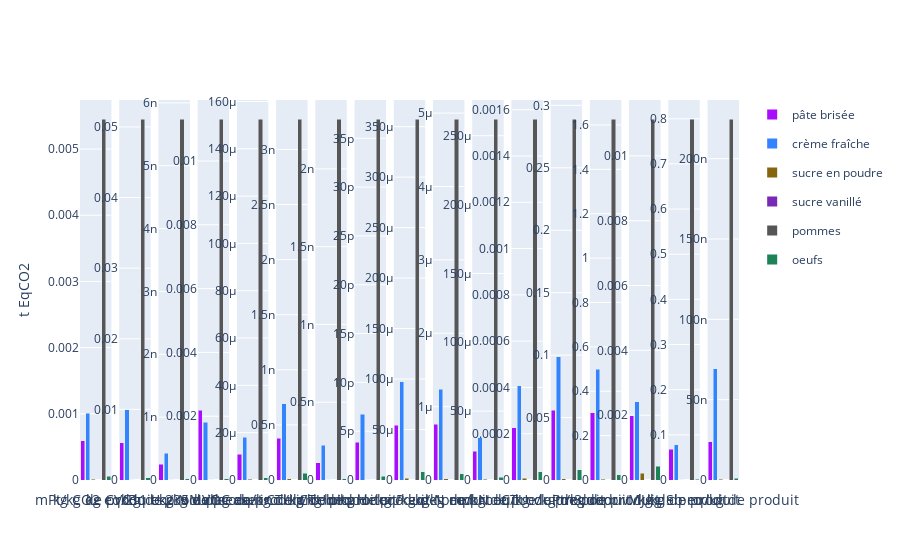

The cell this chart's notebook holds for it:
### Code cell
number_of_subplots = len(liste_indicateurs)

fig = make_subplots(rows=1, cols=number_of_subplots)#, shared_yaxes=True)

colors = px.colors.qualitative.Alphabet[:df2["ingredient"].nunique()]

for i,indicateur in enumerate(liste_indicateurs):
    sub_df = df2[df2['indicateur'] == indicateur]
    if i == 0:
        graphe = go.Bar(x = sub_df['ingredient'], y = sub_df['Valeur'], name=indicateur, marker = dict(color = colors))#, offsetgroup=0)
    else:
        graphe = go.Bar(x = sub_df['ingredient'], y = sub_df['Valeur'], name=indicateur, marker = dict(color = colors))#, base=list(fig.data[i-1].y))#, offsetgroup=0, base=data_y)
    fig.add_trace(graphe, row=1, col=i+1)
    fig.update_xaxes(title_text = indicateur, row=1, col=i+1, tickangle = 40)
    fig.update_layout(barmode = 'stack')

for j, ingredient in enumerate(df2["ingredient"].unique()):
    fig.add_trace(go.Scatter(x=[None], y=[None], mode='markers', marker=dict(color=colors[j], size=10, symbol='square'), showlegend=True, legendgroup=ingredient, name=ingredient), row=1, col=1)

fig.update_xaxes(showticklabels = False)

fig.update_yaxes(title_text = 't EqCO2', row=1, col=1)

fig.update_traces(showlegend=False, selector=dict(type='bar'))

fig.update_layout(barmode = 'stack')

fig.show()

### Figure 1 — Plotly figure (JSON) as saved in the notebook; plotly's stock layout.template omitted (floating-point values rounded to 4 significant figures)
{"data": [{"marker": {"color": ["#AA0DFE", "#3283FE", "#85660D", "#782AB6", "#565656", "#1C8356"]}, "name": "mPt/kg de produit", "showlegend": false, "type": "bar", "x": ["pâte brisée", "crème fraîche", "sucre en poudre", "sucre vanillé", "pommes", "oeufs"], "xaxis": "x", "y": [0.0005951, 0.001009, 1.221e-05, 1.221e-09, 0.005454, 5.461e-05], "yaxis": "y"}, {"marker": {"color": ["#AA0DFE", "#3283FE", "#85660D", "#782AB6", "#565656", "#1C8356"]}, "name": "kg CO2 eq/kg de produit", "showlegend": false, "type": "bar", "x": ["pâte brisée", "crème fraîche", "sucre en poudre", "sucre vanillé", "pommes", "oeufs"], "xaxis": "x2", "y": [0.005289, 0.00998, 6.142e-05, 6.142e-09, 0.05112, 0.0003195], "yaxis": "y2"}, {"marker": {"color": ["#AA0DFE", "#3283FE", "#85660D", "#782AB6", "#565656", "#1C8356"]}, "name": "kg CVC11 eq/kg de produit", "showlegend": false, "type": "bar", "x": ["pâte brisée", "crème fraîche", "sucre en poudre", "sucre vanillé", "pommes", "oeufs"], "xaxis": "x3", "y": [2.5e-10, 4.226e-10, 6.328e-12, 6.328e-16, 5.743e-09, 1.81e-11], "yaxis": "y3"}, {"marker": {"color": ["#AA0DFE", "#3283FE", "#85660D", "#782AB6", "#565656", "#1C8356"]}, "name": "kBq U-235 eq/kg de produit", "showlegend": false, "type": "bar", "x": ["pâte brisée", "crème fraîche", "sucre en poudre", "sucre vanillé", "pommes", "oeufs"], "xaxis": "x4", "y": [0.002182, 0.001805, 1.086e-05, 1.086e-09, 0.01132, 3.589e-05], "yaxis": "y4"}, {"marker": {"color": ["#AA0DFE", "#3283FE", "#85660D", "#782AB6", "#565656", "#1C8356"]}, "name": "kg NMVOC eq/kg de produit", "showlegend": false, "type": "bar", "x": ["pâte brisée", "crème fraîche", "sucre en poudre", "sucre vanillé", "pommes", "oeufs"], "xaxis": "x5", "y": [1.078e-05, 1.808e-05, 2.267e-07, 2.267e-11, 0.0001526, 8.747e-07], "yaxis": "y5"}, {"marker": {"color": ["#AA0DFE", "#3283FE", "#85660D", "#782AB6", "#565656", "#1C8356"]}, "name": "disease inc./kg de produit", "showlegend": false, "type": "bar", "x": ["pâte brisée", "crème fraîche", "sucre en poudre", "sucre vanillé", "pommes", "oeufs"], "xaxis": "x6", "y": [3.807e-10, 6.906e-10, 1.196e-11, 1.196e-15, 3.276e-09, 5.964e-11], "yaxis": "y6"}, {"marker": {"color": ["#AA0DFE", "#3283FE", "#85660D", "#782AB6", "#565656", "#1C8356"]}, "name": "CTUh/kg de produit", "showlegend": false, "type": "bar", "x": ["pâte brisée", "crème fraîche", "sucre en poudre", "sucre vanillé", "pommes", "oeufs"], "xaxis": "x7", "y": [1.094e-10, 2.227e-10, 8.386e-13, 8.386e-17, 2.32e-09, 9.482e-12], "yaxis": "y7"}, {"marker": {"color": ["#AA0DFE", "#3283FE", "#85660D", "#782AB6", "#565656", "#1C8356"]}, "name": "CTUh/kg de produit.1", "showlegend": false, "type": "bar", "x": ["pâte brisée", "crème fraîche", "sucre en poudre", "sucre vanillé", "pommes", "oeufs"], "xaxis": "x8", "y": [3.861e-12, 6.76e-12, 4.629e-14, 4.629e-18, 3.698e-11, 3.724e-13], "yaxis": "y8"}, {"marker": {"color": ["#AA0DFE", "#3283FE", "#85660D", "#782AB6", "#565656", "#1C8356"]}, "name": "mol H+ eq/kg de produit", "showlegend": false, "type": "bar", "x": ["pâte brisée", "crème fraîche", "sucre en poudre", "sucre vanillé", "pommes", "oeufs"], "xaxis": "x9", "y": [5.404e-05, 9.735e-05, 1.625e-06, 1.625e-10, 0.0003576, 8.355e-06], "yaxis": "y9"}, {"marker": {"color": ["#AA0DFE", "#3283FE", "#85660D", "#782AB6", "#565656", "#1C8356"]}, "name": "kg P eq/kg de produit", "showlegend": false, "type": "bar", "x": ["pâte brisée", "crème fraîche", "sucre en poudre", "sucre vanillé", "pommes", "oeufs"], "xaxis": "x10", "y": [7.568e-07, 1.237e-06, 1.561e-08, 1.561e-12, 4.92e-06, 8.256e-08], "yaxis": "y10"}, {"marker": {"color": ["#AA0DFE", "#3283FE", "#85660D", "#782AB6", "#565656", "#1C8356"]}, "name": "kg N eq/kg de produit", "showlegend": false, "type": "bar", "x": ["pâte brisée", "crème fraîche", "sucre en poudre", "sucre vanillé", "pommes", "oeufs"], "xaxis": "x11", "y": [2.096e-05, 3.068e-05, 5.153e-07, 5.153e-11, 0.0002621, 1.852e-06], "yaxis": "y11"}, {"marker": {"color": ["#AA0DFE", "#3283FE", "#85660D", "#782AB6", "#565656", "#1C8356"]}, "name": "mol N eq/kg de produit", "showlegend": false, "type": "bar", "x": ["pâte brisée", "crème fraîche", "sucre en poudre", "sucre vanillé", "pommes", "oeufs"], "xaxis": "x12", "y": [0.0002257, 0.0004063, 6.846e-06, 6.846e-10, 0.00156, 3.64e-05], "yaxis": "y12"}, {"marker": {"color": ["#AA0DFE", "#3283FE", "#85660D", "#782AB6", "#565656", "#1C8356"]}, "name": "CTUe/kg de produit", "showlegend": false, "type": "bar", "x": ["pâte brisée", "crème fraîche", "sucre en poudre", "sucre vanillé", "pommes", "oeufs"], "xaxis": "x13", "y": [0.05581, 0.09871, 0.0008536, 8.536e-08, 0.2891, 0.008017], "yaxis": "y13"}, {"marker": {"color": ["#AA0DFE", "#3283FE", "#85660D", "#782AB6", "#565656", "#1C8356"]}, "name": "Pt/kg de produit", "showlegend": false, "type": "bar", "x": ["pâte brisée", "crème fraîche", "sucre en poudre", "sucre vanillé", "pommes", "oeufs"], "xaxis": "x14", "y": [0.3026, 0.4984, 0.003333, 3.333e-07, 1.627, 0.02358], "yaxis": "y14"}, {"marker": {"color": ["#AA0DFE", "#3283FE", "#85660D", "#782AB6", "#565656", "#1C8356"]}, "name": "m3 depriv./kg de produit", "showlegend": false, "type": "bar", "x": ["pâte brisée", "crème fraîche", "sucre en poudre", "sucre vanillé", "pommes", "oeufs"], "xaxis": "x15", "y": [0.001982, 0.002417, 0.0002118, 2.118e-08, 0.01114, 0.000431], "yaxis": "y15"}, {"marker": {"color": ["#AA0DFE", "#3283FE", "#85660D", "#782AB6", "#565656", "#1C8356"]}, "name": "MJ/kg de produit", "showlegend": false, "type": "bar", "x": ["pâte brisée", "crème fraîche", "sucre en poudre", "sucre vanillé", "pommes", "oeufs"], "xaxis": "x16", "y": [0.06821, 0.07781, 0.0008184, 8.184e-08, 0.7995, 0.002082], "yaxis": "y16"}, {"marker": {"color": ["#AA0DFE", "#3283FE", "#85660D", "#782AB6", "#565656", "#1C8356"]}, "name": "kg Sb eq/kg de produit", "showlegend": false, "type": "bar", "x": ["pâte brisée", "crème fraîche", "sucre en poudre", "sucre vanillé", "pommes", "oeufs"], "xaxis": "x17", "y": [2.371e-08, 6.915e-08, 4.905e-10, 4.905e-14, 2.247e-07, 1.15e-09], "yaxis": "y17"}, {"legendgroup": "pâte brisée", "marker": {"color": "#AA0DFE", "size": 10, "symbol": "square"}, "mode": "markers", "name": "pâte brisée", "showlegend": true, "type": "scatter", "x": [null], "xaxis": "x", "y": [null], "yaxis": "y"}, {"legendgroup": "crème fraîche", "marker": {"color": "#3283FE", "size": 10, "symbol": "square"}, "mode": "markers", "name": "crème fraîche", "showlegend": true, "type": "scatter", "x": [null], "xaxis": "x", "y": [null], "yaxis": "y"}, {"legendgroup": "sucre en poudre", "marker": {"color": "#85660D", "size": 10, "symbol": "square"}, "mode": "markers", "name": "sucre en poudre", "showlegend": true, "type": "scatter", "x": [null], "xaxis": "x", "y": [null], "yaxis": "y"}, {"legendgroup": "sucre vanillé", "marker": {"color": "#782AB6", "size": 10, "symbol": "square"}, "mode": "markers", "name": "sucre vanillé", "showlegend": true, "type": "scatter", "x": [null], "xaxis": "x", "y": [null], "yaxis": "y"}, {"legendgroup": "pommes", "marker": {"color": "#565656", "size": 10, "symbol": "square"}, "mode": "markers", "name": "pommes", "showlegend": true, "type": "scatter", "x": [null], "xaxis": "x", "y": [null], "yaxis": "y"}, {"legendgroup": "oeufs", "marker": {"color": "#1C8356", "size": 10, "symbol": "square"}, "mode": "markers", "name": "oeufs", "showlegend": true, "type": "scatter", "x": [null], "xaxis": "x", "y": [null], "yaxis": "y"}], "layout": {"barmode": "stack", "xaxis": {"anchor": "y", "domain": [0, 0.04775], "showticklabels": false, "tickangle": 40, "title": {"text": "mPt/kg de produit"}}, "xaxis10": {"anchor": "y10", "domain": [0.5356, 0.5834], "showticklabels": false, "tickangle": 40, "title": {"text": "kg P eq/kg de produit"}}, "xaxis11": {"anchor": "y11", "domain": [0.5952, 0.6429], "showticklabels": false, "tickangle": 40, "title": {"text": "kg N eq/kg de produit"}}, "xaxis12": {"anchor": "y12", "domain": [0.6547, 0.7024], "showticklabels": false, "tickangle": 40, "title": {"text": "mol N eq/kg de produit"}}, "xaxis13": {"anchor": "y13", "domain": [0.7142, 0.7619], "showticklabels": false, "tickangle": 40, "title": {"text": "CTUe/kg de produit"}}, "xaxis14": {"anchor": "y14", "domain": [0.7737, 0.8215], "showticklabels": false, "tickangle": 40, "title": {"text": "Pt/kg de produit"}}, "xaxis15": {"anchor": "y15", "domain": [0.8332, 0.881], "showticklabels": false, "tickangle": 40, "title": {"text": "m3 depriv./kg de produit"}}, "xaxis16": {"anchor": "y16", "domain": [0.8927, 0.9405], "showticklabels": false, "tickangle": 40, "title": {"text": "MJ/kg de produit"}}, "xaxis17": {"anchor": "y17", "domain": [0.9522, 1.0], "showticklabels": false, "tickangle": 40, "title": {"text": "kg Sb eq/kg de produit"}}, "xaxis2": {"anchor": "y2", "domain": [0.05952, 0.1073], "showticklabels": false, "tickangle": 40, "title": {"text": "kg CO2 eq/kg de produit"}}, "xaxis3": {"anchor": "y3", "domain": [0.119, 0.1668], "showticklabels": false, "tickangle": 40, "title": {"text": "kg CVC11 eq/kg de produit"}}, "xaxis4": {"anchor": "y4", "domain": [0.1785, 0.2263], "showticklabels": false, "tickangle": 40, "title": {"text": "kBq U-235 eq/kg de produit"}}, "xaxis5": {"anchor": "y5", "domain": [0.2381, 0.2858], "showticklabels": false, "tickangle": 40, "title": {"text": "kg NMVOC eq/kg de produit"}}, "xaxis6": {"anchor": "y6", "domain": [0.2976, 0.3453], "showticklabels": false, "tickangle": 40, "title": {"text": "disease inc./kg de produit"}}, "xaxis7": {"anchor": "y7", "domain": [0.3571, 0.4048], "showticklabels": false, "tickangle": 40, "title": {"text": "CTUh/kg de produit"}}, "xaxis8": {"anchor": "y8", "domain": [0.4166, 0.4644], "showticklabels": false, "tickangle": 40, "title": {"text": "CTUh/kg de produit.1"}}, "xaxis9": {"anchor": "y9", "domain": [0.4761, 0.5239], "showticklabels": false, "tickangle": 40, "title": {"text": "mol H+ eq/kg de produit"}}, "yaxis": {"anchor": "x", "domain": [0, 1], "title": {"text": "t EqCO2"}}, "yaxis10": {"anchor": "x10", "domain": [0, 1]}, "yaxis11": {"anchor": "x11", "domain": [0, 1]}, "yaxis12": {"anchor": "x12", "domain": [0, 1]}, "yaxis13": {"anchor": "x13", "domain": [0, 1]}, "yaxis14": {"anchor": "x14", "domain": [0, 1]}, "yaxis15": {"anchor": "x15", "domain": [0, 1]}, "yaxis16": {"anchor": "x16", "domain": [0, 1]}, "yaxis17": {"anchor": "x17", "domain": [0, 1]}, "yaxis2": {"anchor": "x2", "domain": [0, 1]}, "yaxis3": {"anchor": "x3", "domain": [0, 1]}, "yaxis4": {"anchor": "x4", "domain": [0, 1]}, "yaxis5": {"anchor": "x5", "domain": [0, 1]}, "yaxis6": {"anchor": "x6", "domain": [0, 1]}, "yaxis7": {"anchor": "x7", "domain": [0, 1]}, "yaxis8": {"anchor": "x8", "domain": [0, 1]}, "yaxis9": {"anchor": "x9", "domain": [0, 1]}}}
